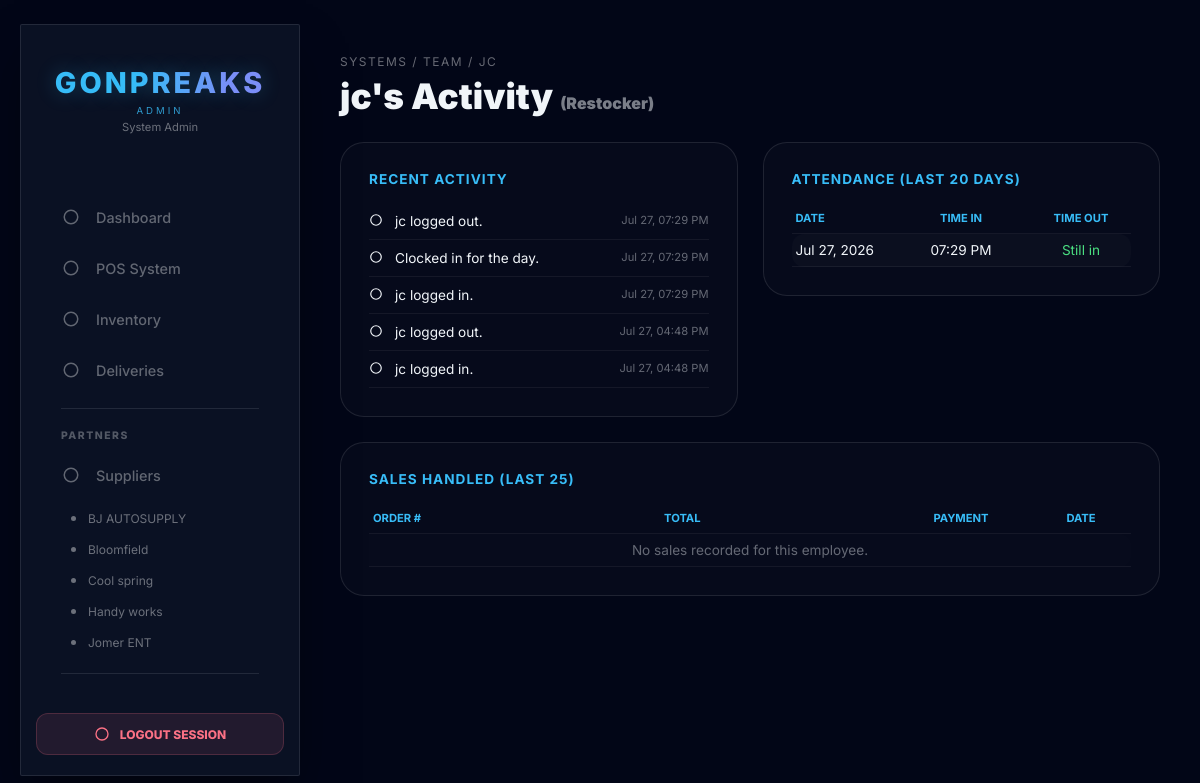
Screenshot of /autosupply/employee_activity.php?id=6 (signed in) with the database file from the repository.
### tables this page shows
CREATE TABLE `suppliers` (
  `supplier_id` int(11) NOT NULL,
  `shop_name` varchar(255) NOT NULL,
  `address_city` varchar(50) DEFAULT NULL,
  `address_province` varchar(50) DEFAULT NULL,
  `address_complete` text DEFAULT NULL,
  `contact_number` varchar(20) DEFAULT NULL,
  `email` varchar(100) DEFAULT NULL,
  `viber` varchar(20) DEFAULT NULL
);

CREATE TABLE `users` (
  `user_id` int(11) NOT NULL,
  `full_name` varchar(100) DEFAULT NULL,
  `username` varchar(50) DEFAULT NULL,
  `password` varchar(255) DEFAULT NULL,
  `role` enum('Admin','Cashier','Driver','Restocker','Account Manager') DEFAULT 'Cashier',
  `status` enum('Active','Inactive') NOT NULL DEFAULT 'Active',
  `driver_status` enum('Off-Duty','Available','In-Transit','On-Site') NOT NULL DEFAULT 'Off-Duty',
  `created_at` timestamp NOT NULL DEFAULT current_timestamp()
);

CREATE TABLE `activity_logs` (
  `log_id` int(11) NOT NULL,
  `user_id` int(11) DEFAULT NULL,
  `action_type` varchar(50) NOT NULL,
  `description` text DEFAULT NULL,
  `reference_id` int(11) DEFAULT NULL,
  `created_at` timestamp NOT NULL DEFAULT current_timestamp()
);

CREATE TABLE `attendance_logs` (
  `attendance_id` int(11) NOT NULL,
  `user_id` int(11) NOT NULL,
  `time_in` timestamp NULL DEFAULT NULL,
  `time_out` timestamp NULL DEFAULT NULL,
  `log_date` date NOT NULL
);

### autosupply/employee_activity.php (the view, shortened to what this page needs)
<?php
include 'db_connect.php';
$user_id = intval($_GET['id'] ?? 0);
$stmt = $conn->prepare("SELECT * FROM users WHERE user_id = ?");
$stmt->bind_param("i", $user_id);
$stmt->execute();
$emp = $stmt->get_result()->fetch_assoc();
$stmt = $conn->prepare("SELECT sale_id, total_amount, payment_method, created_at FROM sales WHERE handled_by_user_id = ? ORDER BY created_at DESC LIMIT 25");
$stmt->bind_param("i", $user_id);
$stmt->execute();
$sales = $stmt->get_result()->fetch_all(MYSQLI_ASSOC);
$stmt = $conn->prepare("SELECT * FROM activity_logs WHERE user_id = ? ORDER BY created_at DESC LIMIT 50");
$stmt->bind_param("i", $user_id);
$stmt->execute();
$logs = $stmt->get_result()->fetch_all(MYSQLI_ASSOC);
$stmt = $conn->prepare("SELECT * FROM attendance_logs WHERE user_id = ? ORDER BY log_date DESC LIMIT 20");
$stmt->bind_param("i", $user_id);
$stmt->execute();
$attendance = $stmt->get_result()->fetch_all(MYSQLI_ASSOC);
require_once 'icons.php';
$icon_map = [
    'ACCOUNT_CREATED' => 'user-check', 'ACCOUNT_UPDATED' => 'edit',
    'ACCOUNT_STATUS_CHANGED' => 'users-gear', 'SALE_COMPLETED' => 'cash-register',
    'STOCK_ADDED' => 'package', 'STOCK_UPDATED' => 'boxes', 'STOCK_DELETED' => 'trash',
    'LOGIN' => 'logout', 'LOGOUT' => 'logout',
    'CLOCK_IN' => 'clock', 'CLOCK_OUT' => 'clock',
    'DRIVER_STATUS' => 'route', 'DELIVERY_UPDATED' => 'route', 'DELIVERY_ASSIGNED' => 'route', 'DELIVERY_UNASSIGNED' => 'route',
];
?>
<!DOCTYPE html>
<html lang="en">
<head>
    <link rel="stylesheet" href="https://cdnjs.cloudflare.com/ajax/libs/font-awesome/6.0.0/all.min.css">
    <link rel="stylesheet" href="css/style.css">
</head>
<body>
    <?php include 'sidebar.php'; ?>
    <div class="main-content">
        <span class="breadcrumb">SYSTEMS / TEAM / <?php echo strtoupper(htmlspecialchars($emp['full_name'])); ?></span>
        <h1 class="page-title"><?php echo htmlspecialchars($emp['full_name']); ?>'s Activity <span style="font-size:1rem; opacity:0.5;">(<?php echo htmlspecialchars($emp['role']); ?>)</span></h1>
        <div class="grid">
            <div class="panel">
                <h3>Recent Activity</h3>
                <?php if (empty($logs)): ?>
                    <p style="opacity:0.4;">No recorded activity yet.</p>
                <?php else: foreach ($logs as $l): ?>
                    <div class="log-row">
                        <?php echo icon($icon_map[$l['action_type']] ?? 'history', 14); ?>
                        <span><?php echo htmlspecialchars($l['description']); ?></span>
                        <span class="log-time"><?php echo date('M d, h:i A', strtotime($l['created_at'])); ?></span>
                    </div>
                <?php endforeach; endif; ?>
            </div>
            <div class="panel">
                <h3>Attendance (last 20 days)</h3>
                <table>
                    <thead><tr><th>Date</th><th>Time In</th><th>Time Out</th></tr></thead>
                    <tbody>
                    <?php if (empty($attendance)): ?>
                        <tr><td colspan="3" style="opacity:0.4;">No attendance records yet.</td></tr>
                    <?php else: foreach ($attendance as $a): ?>
                        <tr>
                            <td><?php echo date('M d, Y', strtotime($a['log_date'])); ?></td>
                            <td><?php echo $a['time_in'] ? date('h:i A', strtotime($a['time_in'])) : '-'; ?></td>
                            <td><?php echo $a['time_out'] ? date('h:i A', strtotime($a['time_out'])) : '<span style="color:#4ade80;">Still in</span>'; ?></td>
                        </tr>
                    <?php endforeach; endif; ?>
                    </tbody>
                </table>
            </div>
            <div class="panel" style="grid-column: 1 / -1;">
                <h3>Sales Handled (last 25)</h3>
                <table>
                    <thead><tr><th>Order #</th><th>Total</th><th>Payment</th><th>Date</th></tr></thead>
                    <tbody>
                    <?php if (empty($sales)): ?>
                        <tr><td colspan="4" style="opacity:0.4;">No sales recorded for this employee.</td></tr>
                    <?php else: foreach ($sales as $s): ?>
                        <tr>
                            <td>#<?php echo str_pad($s['sale_id'], 5, '0', STR_PAD_LEFT); ?></td>
                            <td>₱<?php echo number_format($s['total_amount'], 2); ?></td>
                            <td><?php echo htmlspecialchars($s['payment_method']); ?></td>
                            <td><?php echo date('M d, Y h:i A', strtotime($s['created_at'])); ?></td>
                        </tr>
                    <?php endforeach; endif; ?>
                    </tbody>
                </table>
            </div>
        </div>
    </div>
</body>
</html>

### autosupply/sidebar.php (shortened to what this page needs)
<?php
require_once 'icons.php';
$current_role = $_SESSION['role'] ?? '';
$nav_access = [
    'Dashboard'   => ['Admin', 'Account Manager', 'Cashier', 'Driver', 'Restocker'],
    'POS'         => ['Admin', 'Account Manager', 'Cashier'],
    'Inventory'   => ['Admin', 'Account Manager', 'Restocker'],
    'Suppliers'   => ['Admin', 'Account Manager', 'Restocker'],
    'Employees'   => ['Admin', 'Account Manager'],
    'Attendance'  => ['Admin', 'Account Manager'],
    'Deliveries'  => ['Admin', 'Account Manager'],
    'TimeClock'   => ['Cashier', 'Driver', 'Restocker'],
];
function can_see($section, $role, $nav_access) {
    return in_array($role, $nav_access[$section] ?? []);
}
$sidebar_result = null;
if (can_see('Suppliers', $current_role, $nav_access)) {
    $sidebar_query = "SELECT shop_name, supplier_id FROM suppliers ORDER BY shop_name ASC LIMIT 5";
    $sidebar_result = mysqli_query($conn, $sidebar_query);
}
$current_supplier_id = $_GET['id'] ?? null;
?>
<div class="sidebar">
    <div class="sidebar-header">
        <h1 class="brand-name">GONPREAKS</h1>
        <div class="brand-role"><?php echo strtoupper($_SESSION['role'] ?? 'GUEST'); ?></div>
        <?php if (!empty($_SESSION['name'])): ?>
            <div style="font-size:0.7rem; color:rgba(255,255,255,0.4); margin-top:4px;"><?php echo htmlspecialchars($_SESSION['name']); ?></div>
        <?php endif; ?>
    </div>
    <nav>
        <?php if (can_see('Dashboard', $current_role, $nav_access)): ?>
        <a href="dashboard.php" class="nav-item <?php echo (basename($_SERVER['PHP_SELF']) == 'dashboard.php') ? 'active' : ''; ?>">
            <span class="icon-slot"><?php echo icon('dashboard'); ?></span> <span>Dashboard</span>
        </a>
        <?php endif; ?>
        <?php if (can_see('POS', $current_role, $nav_access)): ?>
        <a href="pos.php" class="nav-item <?php echo (basename($_SERVER['PHP_SELF']) == 'pos.php') ? 'active' : ''; ?>">
            <span class="icon-slot"><?php echo icon('cash-register'); ?></span> <span>POS System</span>
        </a>
        <?php endif; ?>
        <?php if (can_see('Inventory', $current_role, $nav_access)): ?>
        <a href="inventory.php" class="nav-item <?php echo (basename($_SERVER['PHP_SELF']) == 'inventory.php') ? 'active' : ''; ?>">
            <span class="icon-slot"><?php echo icon('boxes'); ?></span> <span>Inventory</span>
        </a>
        <?php endif; ?>
        <?php if (can_see('Deliveries', $current_role, $nav_access)): ?>
        <a href="deliveries.php" class="nav-item <?php echo (basename($_SERVER['PHP_SELF']) == 'deliveries.php') ? 'active' : ''; ?>">
            <span class="icon-slot"><?php echo icon('route'); ?></span> <span>Deliveries</span>
        </a>
        <?php endif; ?>
        <?php if (can_see('Suppliers', $current_role, $nav_access)): ?>
        <div class="sidebar-divider"></div>
        <div class="section-label">Partners</div>
        <a href="suppliers.php" class="nav-item <?php echo (basename($_SERVER['PHP_SELF']) == 'suppliers.php') ? 'active' : ''; ?>">
            <span class="icon-slot"><?php echo icon('truck'); ?></span> <span>Suppliers</span>
        </a>
        <div class="sub-menu">
            <?php if ($sidebar_result): ?>
                <?php while ($side_row = mysqli_fetch_assoc($sidebar_result)): ?>
                    <?php $active_sub = ($current_supplier_id == $side_row['supplier_id']) ? 'active' : ''; ?>
                    <a href="supplier_products.php?id=<?php echo $side_row['supplier_id']; ?>" class="sub-nav-item <?php echo $active_sub; ?>">
                        <span class="sub-dot"></span><span><?php echo htmlspecialchars($side_row['shop_name']); ?></span>
                    </a>
                <?php endwhile; ?>
            <?php endif; ?>
        </div>
        <?php endif; ?>
        <?php if (can_see('Employees', $current_role, $nav_access)): ?>
        <div class="sidebar-divider"></div>
        <?php endif; ?>
    </nav>
    <div class="logout-box">
        <a href="logout.php" class="logout-btn">
            <?php echo icon('logout', 16); ?> <span>Logout Session</span>
        </a>
    </div>
</div>

### autosupply/icons.php (shortened to what this page needs)
<?php
function icon($name, $size = 18) {
    $path = $icons[$name] ?? '<circle cx="12" cy="12" r="9"/>';
    return '<svg width="'.(int)$size.'" height="'.(int)$size.'" viewBox="0 0 24 24" fill="none" stroke="currentColor" stroke-width="2" stroke-linecap="round" stroke-linejoin="round" style="display:inline-block;vertical-align:middle;">'.$path.'</svg>';
}
?>

### autosupply/css/style.css (style rules this page uses)
:root { --primary-dark: #0f172a; --secondary-dark: #020617; --accent-blue: #38bdf8; --accent-green: #22c55e; --accent-red: #fb7185; --text-color: #f1f5f9; --glass-bg: rgba(255, 255, 255, 0.03); --glass-border: rgba(255, 255, 255, 0.1); --sidebar-bg: rgba(15, 23, 42, 0.7); --shadow: 0 25px 50px -12px rgba(0, 0, 0, 0.5); }
* { box-sizing: border-box; margin: 0; padding: 0; }
body { background: radial-gradient(circle at top left, var(--primary-dark), var(--secondary-dark)); color: var(--text-color); font-family: 'Inter', sans-serif; height: 100vh; display: flex; overflow: hidden; }
.sidebar { width: 280px; height: 94vh; margin: 3vh 0 3vh 20px; background: var(--sidebar-bg); backdrop-filter: blur(20px); -webkit-backdrop-filter: blur(20px); border: 1px solid var(--glass-border); border-radius: 24px; display: flex; flex-direction: column; z-index: 1000; box-shadow: var(--shadow); flex-shrink: 0; }
.main-content { flex-grow: 1; height: 100vh; overflow-y: auto; padding: 50px 40px; scroll-behavior: smooth; }
.sidebar-header { padding: 45px 20px; text-align: center; }
.sidebar-header h1 { font-size: 1.8rem; font-weight: 800; letter-spacing: 3px; text-transform: uppercase; background: linear-gradient(to right, #38bdf8 20%, #818cf8 40%, #818cf8 60%, #38bdf8 80%); background-size: 200% auto; -webkit-background-clip: text; -webkit-text-fill-color: transparent; animation: shine 4s linear infinite; text-shadow: 0 0 20px rgba(56, 189, 248, 0.3); }
.sidebar nav { flex: 1; padding: 20px 15px; }
.nav-item { padding: 14px 20px; text-decoration: none; color: var(--text-color); display: flex; align-items: center; gap: 15px; font-size: 0.95rem; transition: 0.3s; opacity: 0.6; border-radius: 12px; margin-bottom: 5px; }
table { width: 100%; border-collapse: separate; border-spacing: 0 8px; }
th:nth-last-child(2), td:nth-last-child(2) { width: 140px; text-align: center; }
th:last-child, td:last-child { width: 100px; text-align: center; }
td { padding: 15px 20px; background: rgba(255, 255, 255, 0.02); vertical-align: middle; white-space: nowrap; }
td:first-child { border-radius: 12px 0 0 12px; }
td:last-child { border-radius: 0 12px 12px 0; }

### autosupply/employee_activity.php (style rules this page uses)
body { margin:0; background:#020617; color:#f1f5f9; font-family:'Inter',sans-serif; display:flex; }
.main-content { flex-grow:1; padding:50px 40px; height:100vh; overflow-y:auto; box-sizing:border-box; }
.breadcrumb { font-size:0.75rem; color:rgba(255,255,255,0.4); text-transform:uppercase; letter-spacing:1.5px; }
.page-title { font-size:2.2rem; font-weight:900; margin:5px 0 25px; }
.grid { display:grid; grid-template-columns:1fr 1fr; gap:25px; align-items:start; }
.panel { background:rgba(255,255,255,0.02); border:1px solid rgba(255,255,255,0.1); border-radius:24px; padding:28px; }
.panel h3 { margin:0 0 16px; font-size:0.85rem; color:#38bdf8; text-transform:uppercase; letter-spacing:1px; }
.log-row { display:flex; gap:12px; padding:10px 0; border-bottom:1px solid rgba(255,255,255,0.06); font-size:0.85rem; }
.log-time { opacity:0.4; font-size:0.7rem; margin-left:auto; white-space:nowrap; }
table { width:100%; border-collapse:collapse; font-size:0.85rem; }
td, th { padding:8px 4px; text-align:left; border-bottom:1px solid rgba(255,255,255,0.06); }
th { color:#38bdf8; font-size:0.7rem; text-transform:uppercase; }

### rows the page displays
suppliers: shop_name "BJ AUTOSUPPLY"
suppliers: shop_name "Bloomfield"
suppliers: shop_name "Cool spring"
suppliers: shop_name "Handy works"
suppliers: shop_name "Jomer ENT"
users: full_name "JC", full_name "jc", role "Restocker"
activity_logs: description "jc logged out.", created_at "Jul 27, 07:29 PM"
activity_logs: description "Clocked in for the day.", created_at "Jul 27, 07:29 PM"
activity_logs: description "jc logged in.", created_at "Jul 27, 07:29 PM"
activity_logs: description "jc logged out.", created_at "Jul 27, 04:48 PM"
activity_logs: description "jc logged in.", created_at "Jul 27, 04:48 PM"
attendance_logs: log_date "Jul 27, 2026", time_in "07:29 PM", shows "Still in"

### other values shown
$_SESSION['role'] "ADMIN"
$_SESSION['name'] "System Admin"
